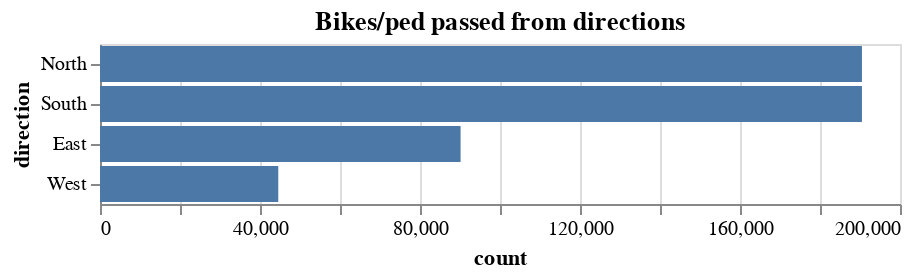

Here is the notebook cell this chart was saved with:
### Markdown cell above
### 3 . EDA - 2 : How many of bikes/pedestrains have gone from the direction?

### Code cell
# Data vis and Manipulation
alt.Chart(seatle_bikes_dt_tidy[:,count(),by(f.direction)
                                     ][:,:,sort(-f.count)
                                      ].to_pandas()
         ).mark_bar().encode(alt.X('count'),alt.Y('direction',sort='-x')).properties(title='Bikes/ped passed from directions')

### Figure 1 — Vega-Lite specification as saved in the notebook (floating-point values rounded to 4 significant figures)
{"config": {"view": {"continuousWidth": 400, "continuousHeight": 300}}, "data": {"name": "data-71e41b78558cac57ceb8a71b9f3bea4e"}, "mark": "bar", "encoding": {"x": {"type": "quantitative", "field": "count"}, "y": {"type": "nominal", "field": "direction", "sort": "-x"}}, "title": "Bikes/ped passed from directions", "$schema": "https://vega.github.io/schema/vega-lite/v4.8.1.json", "datasets": {"data-71e41b78558cac57ceb8a71b9f3bea4e": [{"direction": "North", "count": 190488}, {"direction": "South", "count": 190488}, {"direction": "East", "count": 90144}, {"direction": "West", "count": 44568}]}}
